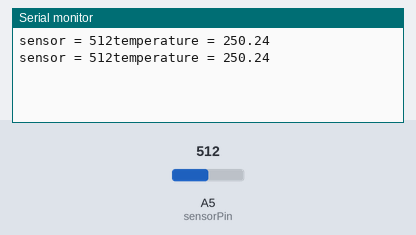
This sketch was run on a simulated Arduino Uno, built with avr-gcc and run on an emulated ATmega328P. On the bench: the last lines printed to the serial monitor. The test bench sets the inputs (shaded band); at power-on: A5 (sensorPin) = 512.

Above: at 1.8 s.
1.9 s: A5 (sensorPin) set to 716
At 2.8 s:
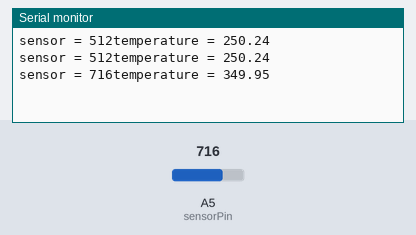
3.4 s: A5 (sensorPin) set to 900
At 4.8 s:
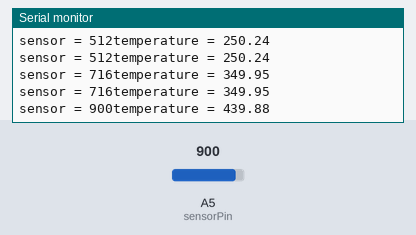
Timing chart, 0 to 6.4 s (numbered marks = the images above; inputs shaded):
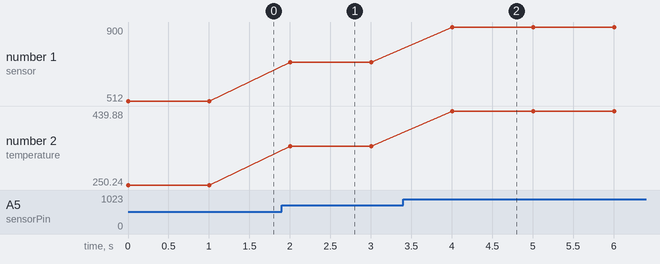

Measured:
- after the input at 1.9 s, the serial monitor: prints a new line after 0.10 s (image 1)
- after the input at 3.4 s, the serial monitor: prints a new line after 0.60 s (image 2)
- plotted number 1: 512 → 716 after the input at 1.9 s, 716 → 900 after the input at 3.4 s
- plotted number 2: 250.24 → 349.95 after the input at 1.9 s, 349.95 → 439.88 after the input at 3.4 s

The sketch:

Temperature_monitor.ino
```cpp
/*******************************
 * Real-time temperature measurement temperature sensor
 * Serial Monitor to observe real-time temperature
 ******************************/

const int sensorPin =A5;
int sensorValue;
double temperatureValue;

void setup(){

  Serial.begin(9600);

}

void loop()
{

  //Read out the value of the temperature sensor
  sensorValue = analogRead(sensorPin);
  Serial.print("sensor = " );
  Serial.print(sensorValue);

  //Translation of the temperature value
  temperatureValue =(sensorValue*0.488758553);
  Serial.print("temperature = " );
  Serial.println(temperatureValue);
  delay(1000);

}
```
